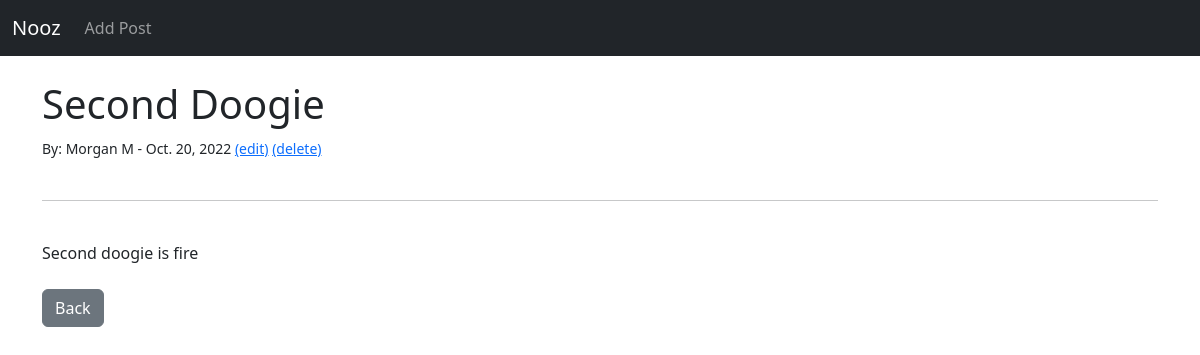
The page /post/5 on the database its author committed.
### nooz2/models.py (models this page shows, shortened)
class Post(models.Model):
    title = models.CharField(max_length=255)
    title_tag = models.CharField(max_length=255)
    author = models.ForeignKey(User, on_delete=models.CASCADE)
    body = models.TextField()
    timestamp = models.DateField(auto_now_add=True)

### nooz2/views.py (the view)
# urls.py: path('post/<int:pk>', PostDetailView.as_view(), name="post-detail"),
class PostDetailView(DetailView):
    model = Post
    template_name = 'post_details.html'

### templates/post_details.html (shortened to what this page needs)
{% extends 'base.html' %}
{% block content %}
<h1>{{ post.title }}</h1>
<small>By:
    {{ post.author.first_name }}
    {{ post.author.last_name }} -
    {{ post.timestamp }}
<a href="{% url 'edit_post' post.pk %}">(edit)</a>
<a href="{% url 'delete_post' post.pk %}">(delete)</a><br/>
</small><br/>
<hr>
<br/>
{{ post.body }}
<br/><br/>
<a href="{% url 'home' %}" class="btn btn-secondary">Back</a>
{% endblock %}

### rows shown on the page
Post: title "Second Doogie", author.first_name "Morgan", author.last_name "M", timestamp "Oct. 20, 2022", body "Second doogie is fire"
